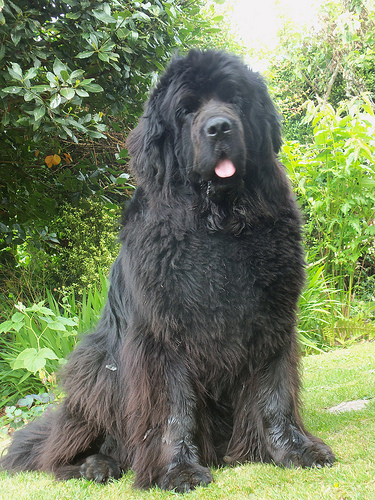
//> input picture images/blackdog.JPEG, 375 x 500 px
$ ./main   (built with g++ and OpenCV 4)
//> lines starting //> are read from the running program, lines starting //| are printed output that depends on the picture
#include<opencv2/opencv.hpp>
#include<iostream>

using namespace std;
using namespace cv;
/*
	调整图像亮度与对比度
	2019-7-28 21:31:18
*/
int main()
{
	Mat src = imread("../images/blackdog.jpeg");
//> src is the input picture: 500 rows x 375 cols, CV_8UC3; mean B, G, R 94, 127.4, 114.8
	if (!src.data)
	{
		cout << "image can not load..." << endl;
		return -1;
	}
	cvtColor(src, src, COLOR_BGR2GRAY); // 单通道的灰度图像
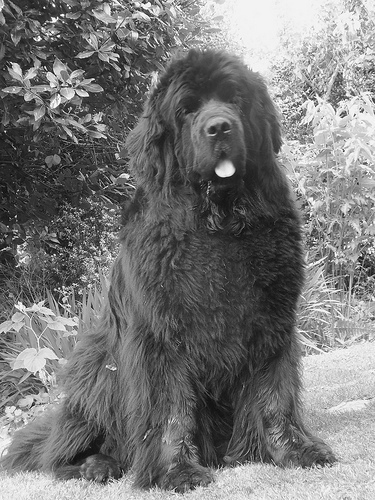
//> src: 500 rows x 375 cols, CV_8UC1; min 1, max 255, mean 119.8
	char input[] = "输入";
	imshow(input, src);
	Mat dst = Mat::zeros(src.size(), src.type());
	//增加图像亮度和对比度
	int height = src.rows;
//> height = 500
	int width = src.cols;
//> width = 375
	double alpha = 1.5;
	double beta = 25;

	Mat ml;
	src.convertTo(ml, CV_32F);

	for (int row = 0; row < height; row++)
	{
		for (int col = 0; col < width; col++)
		{
			//如果是三通道图像
			if (src.channels() == 3)
			{
				// 获取各个通道的像素值
				float b = ml.at<Vec3f>(row, col)[0];
				float g = ml.at<Vec3f>(row, col)[1];
				float r = ml.at<Vec3f>(row, col)[2];
				dst.at<Vec3b>(row, col)[0] = saturate_cast<uchar>(b * alpha + beta);
				dst.at<Vec3b>(row, col)[1] = saturate_cast<uchar>(g * alpha + beta);
				dst.at<Vec3b>(row, col)[2] = saturate_cast<uchar>(r * alpha + beta);
			}
			else if (src.channels() == 1) //单通道
			{
				float v = src.at<uchar>(row, col);
				dst.at<uchar>(row, col) = saturate_cast<uchar>(v * alpha + beta);
			}
		}
	}
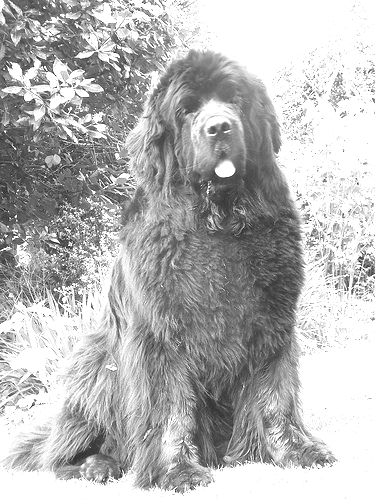
//> dst: 500 rows x 375 cols, CV_8UC1; min 26, max 255, mean 182.5
	char out[] = "输出窗口";
	namedWindow(out, WINDOW_AUTOSIZE);
	imshow(out, dst);
	waitKey(0);


}

$ run again, with images/butterfly.JPEG copied over images/blackdog.JPEG
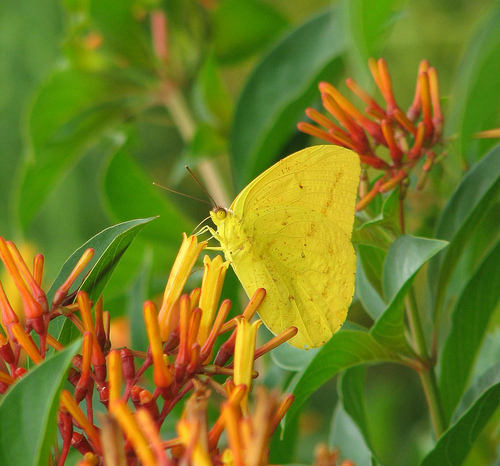
//> input picture images/butterfly.JPEG, 500 x 466 px
//> src is the input picture: 466 rows x 500 cols, CV_8UC3; mean B, G, R 33.3, 124.1, 116.8
//> `cvtColor(src, src, COLOR_BGR2GRAY);`:
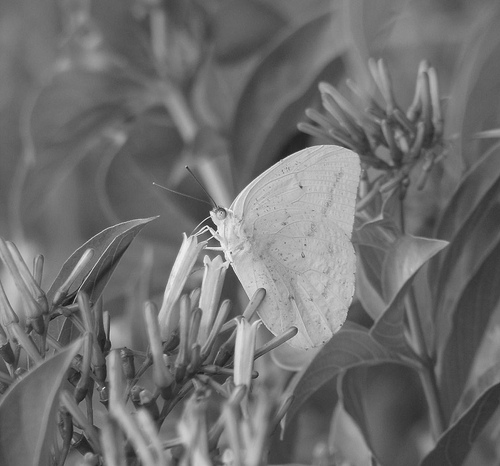
//> src: 466 rows x 500 cols, CV_8UC1; min 20, max 249, mean 111.6
//> after the loop `for (int row = 0; row < height; row++)`:
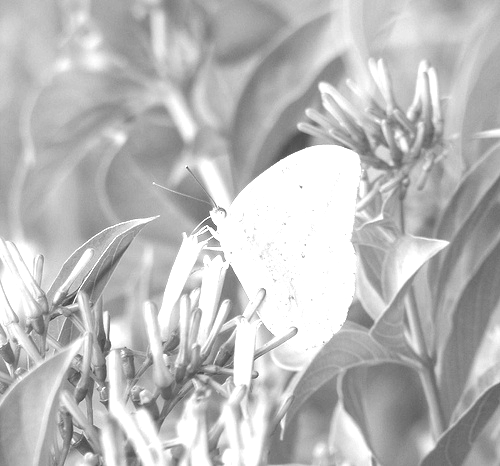
//> dst: 466 rows x 500 cols, CV_8UC1; min 55, max 255, mean 187

$ run again, with images/dirtydog.JPEG copied over images/blackdog.JPEG
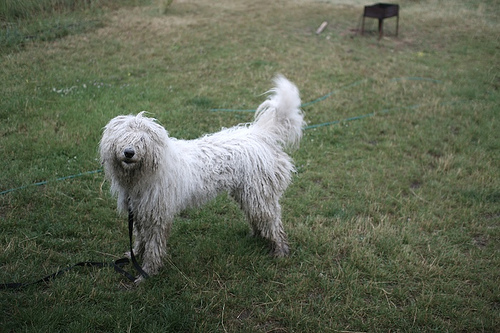
//> input picture images/dirtydog.JPEG, 500 x 333 px
//> src is the input picture: 333 rows x 500 cols, CV_8UC3; mean B, G, R 81.9, 101.3, 94.5
//> `cvtColor(src, src, COLOR_BGR2GRAY);`:
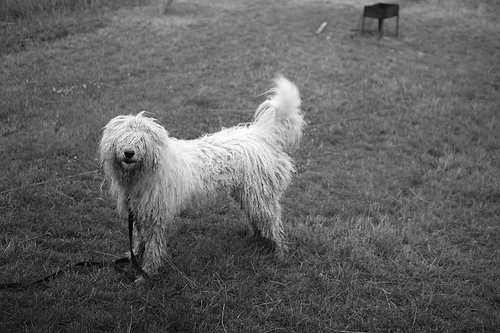
//> src: 333 rows x 500 cols, CV_8UC1; min 0, max 254, mean 97
//> after the loop `for (int row = 0; row < height; row++)`:
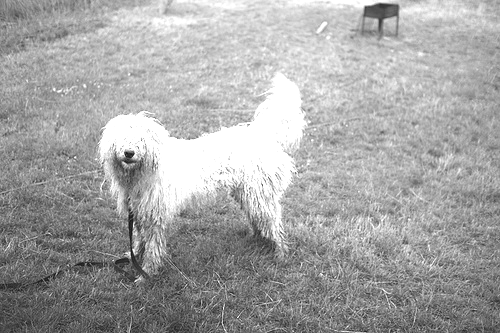
//> dst: 333 rows x 500 cols, CV_8UC1; min 25, max 255, mean 165.7
